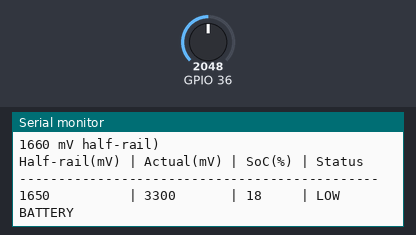
The sketch below on a simulated ESP32. Parts: the last lines printed to the serial monitor. Inputs (shaded band) come from the test bench; at power-on: GPIO 36 = 2048.

Above: at 1.8 s.
1.9 s: GPIO 36 set to 2122
At 2.6 s:
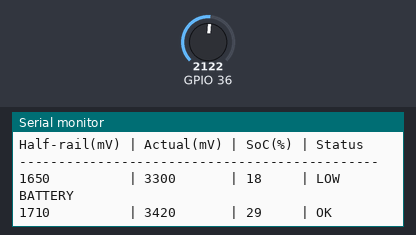
4.5 s: GPIO 36 set to 2060
At 5.8 s:
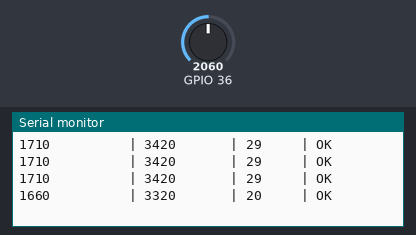

The sketch:

diag_battery.ino
```cpp
/*
 * diag_battery.ino
 *
 * Hardware required: LiPo battery + voltage divider wired to A0.
 *
 * Prints battery status to Serial every second:
 *   - Raw ADC reading (half-rail mV, after voltage divider)
 *   - Actual battery voltage (×2 to undo divider)
 *   - Estimated state of charge (%)
 *   - OK / LOW BATTERY status using the same threshold as sepsorMain
 *
 * Also runs lowBatteryDetect() verbatim so you can verify the hysteresis
 * logic (charging recovery detection) matches sepsorMain behavior.
 *
 * LiPo range: 3.1 V (empty) to 4.2 V (full).
 * Voltage divider halves the voltage → 1550–2100 mV at the ADC pin.
 * 20% threshold ≈ 1660 mV half-rail (3.32 V actual).
 */

#define BATTERY    A0
#define MAX_V      2100   // mV half-rail at 4.2 V
#define MIN_V      1550   // mV half-rail at 3.1 V
#define RECOVERY_V 100    // hysteresis: ignore recovery < 0.1 V half-rail

const int v_threshold = (int)(MIN_V + 0.2f * (MAX_V - MIN_V)); // ~1660 mV

uint32_t      warning_val = 0;
unsigned long lastPrint   = 0;

// Verbatim from sepsorMain
int lowBatteryDetect() {
  uint32_t val = 0;
  for (uint8_t i = 0; i < 5; i++) val += analogReadMilliVolts(BATTERY);
  val /= 5;

  if (val >= (uint32_t)v_threshold) { warning_val = 0; return 0; }
  if (!warning_val)                 { warning_val = val; return 1; }
  if (val > warning_val && (val - warning_val) > RECOVERY_V) return 0;
  return 1;
}

void setup() {
  Serial.begin(115200);
  while (!Serial);
  Serial.println("=== diag_battery ===");
  Serial.print("20% threshold: ");
  Serial.print(v_threshold * 2);
  Serial.println(" mV actual  (");
  Serial.print(v_threshold);
  Serial.println(" mV half-rail)");
  Serial.println();
  Serial.println("Half-rail(mV) | Actual(mV) | SoC(%) | Status");
  Serial.println("----------------------------------------------");
}

void loop() {
  if (millis() - lastPrint < 1000) return;
  lastPrint = millis();

  uint32_t raw = 0;
  for (uint8_t i = 0; i < 5; i++) raw += analogReadMilliVolts(BATTERY);
  raw /= 5;

  uint32_t actual_mv = raw * 2;
  int pct = constrain(
    (int)(100.0f * ((float)raw - MIN_V) / (MAX_V - MIN_V)),
    0, 100
  );
  int low = lowBatteryDetect();

  Serial.print(raw);
  Serial.print("          | ");
  Serial.print(actual_mv);
  Serial.print("       | ");
  Serial.print(pct);
  Serial.print("     | ");
  Serial.println(low ? "LOW BATTERY" : "OK");
}
```

Measured:
- the behaviour switches between 2059 and 2060 on GPIO 36 (found by bisection; images 0 and 1)
- after the input at 1.9 s, the serial monitor: prints a new line after 0.10 s (image 1)
- after the input at 4.5 s, the serial monitor: prints a new line after 0.50 s (image 2)
